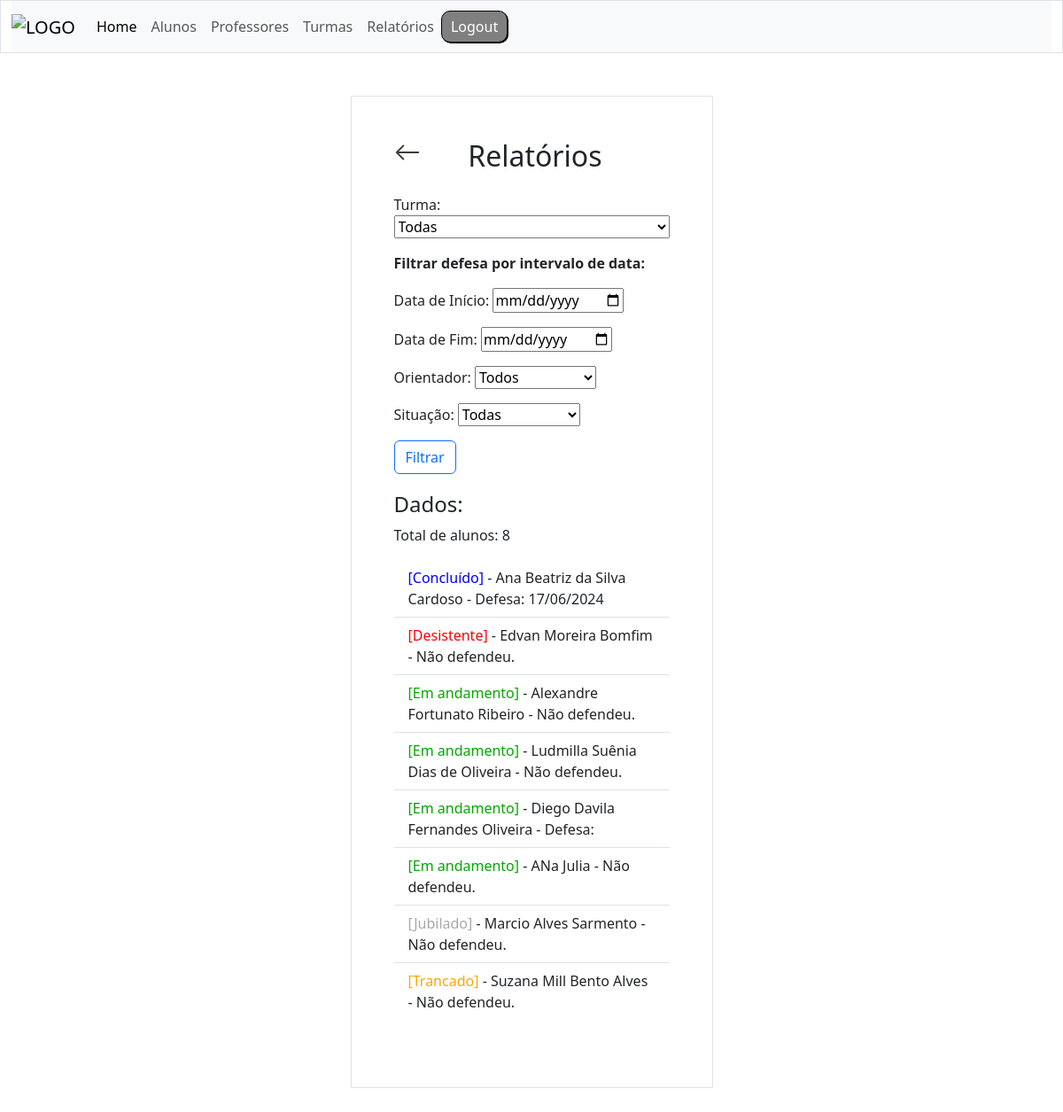
Screenshot of /relatorios/filtro/ (signed in) with the database file from the repository.
### alunos/models.py (models this page shows, shortened)
class Aluno(models.Model):
    nome = models.CharField(max_length=255)
    sobrenome = models.CharField(max_length=255)
    turma = models.ForeignKey(Turma, on_delete=models.SET_NULL, null=True)
    orientadores = models.ManyToManyField('docentes.Docente', related_name='alunos_orientados')
    defesa = models.BooleanField(blank=True)
    data_defesa = models.DateField(null=True, blank=True)
    artigo = models.CharField(max_length=255, null=True, blank=True)
    eh_bolsista = models.BooleanField(default=False, blank=True)
    nome_da_bolsa = models.CharField(max_length=30, null=True, blank=True)
    obs = models.TextField(max_length=255, blank=True)
    email = models.EmailField(max_length=255, null=True)
    matricula = models.CharField(max_length=20, null=True)
    academico = models.URLField(max_length=255, null=True, blank=True)
    SITUACAO_CHOICES = [
        ("E", "Em andamento"),
        ("J", "Jubilado"),
        ("D", "Desistência"),
        ("T", "Trancamento"),
        ("C", "Concluído"),
    ]
    situacao = models.CharField(max_length=2, choices=SITUACAO_CHOICES, default='E')
    motivo = models.TextField(null=True, blank=True)

### relatorios/views.py (the view)
# urls.py: path('relatorios/filtro/', views.filtrar_alunos, name='relatorioslist'),
def filtrar_alunos(request):
    turma_selecionada = request.GET.get('turma')
    docente_selecionado = request.GET.get('docente')
    situacao_selecionada = request.GET.get('situacao_all')
    data_inicio = request.GET.get('data_inicio')
    data_fim = request.GET.get('data_fim')
    alunos = Aluno.objects.all().order_by('situacao')
    turmas = Turma.objects.all()
    docentes = Docente.objects.all()
    situacao_all = Aluno.SITUACAO_CHOICES
    if turma_selecionada:
        alunos = alunos.filter(turma__id=turma_selecionada)
    if docente_selecionado:
        alunos = alunos.filter(orientadores__id=docente_selecionado)
    if situacao_selecionada:
        alunos = alunos.filter(situacao=situacao_selecionada)
    if data_inicio:
        try:
            data_inicio = datetime.strptime(data_inicio, '%Y-%m-%d').date()
            alunos = alunos.filter(data_defesa__gte=data_inicio)
        except ValueError:
            messages.error(request, 'Por favor, insira uma data de início válida no formato AAAA-MM-DD.')
    if data_fim:
        try:
            data_fim = datetime.strptime(data_fim, '%Y-%m-%d').date()
            alunos = alunos.filter(data_defesa__lte=data_fim)
        except ValueError:
            messages.error(request, 'Por favor, insira uma data final válida no formato AAAA-MM-DD.')
    alunos_count = alunos.count()
    contexto = {
        'alunos': alunos,
        'turmas': turmas,
        'docentes': docentes,
        'turma_selecionada': turma_selecionada,
        'docente_selecionado': docente_selecionado,
        'alunos_count': alunos_count,
        'situacao_all': situacao_all,
        'situacao_selecionada': situacao_selecionada,
        'data_inicio': data_inicio,
        'data_fim': data_fim,
    }
    return render(request, 'relatorioslist.html', contexto)

### docentes/models.py (called while the page is built)
    def __str__(self):
        return f"{self.nome} {self.sobrenome}"

### relatorios/templates/relatorioslist.html (shortened to what this page needs)
{% extends "master.html" %}
{% block content %}
    {% include "header.html" %}
    <div class="row">
        <div class="col"></div>
        <div class="col">
            <div class="container p-5 my-5 border">
                <div class="row mb-4">
                    <div class="col">
                        <a href="/">
                            <svg xmlns="http://www.w3.org/2000/svg" width="30" height="30" fill="currentColor" class="bi bi-arrow-left" viewBox="0 0 16 16">
                                <path fill-rule="evenodd" d="M15 8a.5.5 0 0 0-.5-.5H2.707l3.147-3.146a.5.5 0 1 0-.708-.708l-4 4a.5.5 0 0 0 0 .708l4 4a.5.5 0 0 0 .708-.708L2.707 8.5H14.5A.5.5 0 0 0 15 8"/>
                            </svg>
                        </a>
                    </div>
                    <div class="col-6">
                        <h2 class="text-center">
                            Relatórios
                        </h2>
                    </div>
                    <div class="col"></div>
                    <form method="get">
                    <div class="my-3">
                        <label for="turma">Turma:</label>
                        <select id="turma" name="turma">
                            <option value="">Todas</option>
                        </select>
                    </div>
                    <b><p> Filtrar defesa por intervalo de data: </p></b>
                    <div class="mb-3">
                        <label for="data_inicio">Data de Início:</label>
                        <input type="date" id="data_inicio" name="data_inicio">
                    </div>
                    <div class="mb-3">
                        <label for="data_fim">Data de Fim:</label>
                        <input type="date" id="data_fim" name="data_fim">
                    </div>
                    <div class="mb-3">
                        <label for="docente">Orientador:</label>
                        <select id="docente" name="docente">
                            <option value="">Todos</option>
                        </select>
                    </div>
                    <div class="mb-3">
                        <label for="situacao_all">Situação:</label>
                        <select id="situacao_all" name="situacao_all">
                            <option value="">Todas</option>
                        </select>
                    </div>
                    <div class="my-3">
                        <button type="submit" class="btn btn-outline-primary">Filtrar</button>
                        </form>
                    </div>
                    {% if not messages %}
                        <div class="my-1">
                            {% if alunos %}
                                <h4>Dados:</h4>
                                <p> Total de alunos: {{ alunos_count }}
                                <ul class="list-group list-group-flush">
                                {% for aluno in alunos %}
                                    {%if aluno.situacao == 'E' %}
                                        {%if aluno.defesa %}
                                            <li class="list-group-item"><font color="01a800"> [Em andamento] </font> - {{ aluno.nome }} {{ aluno.sobrenome }} - Defesa: {{ aluno.data_defesa|date:"d/m/Y" }}
                                        {%else%}
                                            <li class="list-group-item"><font color="01a800"> [Em andamento] </font> - {{ aluno.nome }} {{ aluno.sobrenome }} - Não defendeu.</li>
                                        {%endif%}
                                    {%endif%}
                                    {%if aluno.situacao == 'J' %}
                                        {%if aluno.defesa %}
                                            <li class="list-group-item"><font color="a8a8a8"> [Jubilado] </font> - {{ aluno.nome }} {{ aluno.sobrenome }} - Defesa: {{ aluno.data_defesa|date:"d/m/Y" }}
                                        {%else%}
                                            <li class="list-group-item"><font color="a8a8a8"> [Jubilado] </font> - {{ aluno.nome }} {{ aluno.sobrenome }} - Não defendeu.</li>
                                        {%endif%}
                                    {%endif%}
                                    {%if aluno.situacao == 'D' %}
                                        {%if aluno.defesa %}
                                            <li class="list-group-item"><font color="ff0000"> [Desistente] </font> - {{ aluno.nome }} {{ aluno.sobrenome }} - Defesa: {{ aluno.data_defesa|date:"d/m/Y" }}
                                        {%else%}
                                            <li class="list-group-item"><font color="ff0000"> [Desistente] </font> - {{ aluno.nome }} {{ aluno.sobrenome }} - Não defendeu.</li>
                                        {%endif%}
                                    {%endif%}
                                    {%if aluno.situacao == 'T' %}
                                        {%if aluno.defesa %}
                                            <li class="list-group-item"><font color="ffa500"> [Trancado] </font> - {{ aluno.nome }} {{ aluno.sobrenome }} - Defesa: {{ aluno.data_defesa|date:"d/m/Y" }}
                                        {%else%}
                                            <li class="list-group-item"><font color="ffa500"> [Trancado] </font> - {{ aluno.nome }} {{ aluno.sobrenome }} - Não defendeu.</li>
                                        {%endif%}
                                    {%endif%}
                                    {%if aluno.situacao == 'C' %}
                                        {%if aluno.defesa %}
                                            <li class="list-group-item"><font color="0000ff"> [Concluído] </font> - {{ aluno.nome }} {{ aluno.sobrenome }} - Defesa: {{ aluno.data_defesa|date:"d/m/Y" }}
                                        {%else%}
                                            <li class="list-group-item"><font color="0000ff"> [Concluído] </font> - {{ aluno.nome }} {{ aluno.sobrenome }} - Não defendeu.</li>
                                        {%endif%}
                                    {%endif%}
                                {% endfor %}
                                </ul>
                            {% else %}
                                <p>Nenhum aluno encontrado.</p>
                            {% endif %}
                        </div>
                    {% endif %}
                </div>
            </div>
        </div>
        <div class="col"></div>
{% endblock %}

### alunos/static/css/style.css (style rules this page uses)
a { color: rgb(56, 63, 56); background-color: transparent; text-decoration: none; }

### rows the page displays
Aluno: nome "Ana Beatriz", sobrenome "da Silva Cardoso", data_defesa "17/06/2024"
Aluno: nome "Edvan", sobrenome "Moreira Bomfim"
Aluno: nome "Alexandre", sobrenome "Fortunato Ribeiro"
Aluno: nome "Ludmilla", sobrenome "Suênia Dias de Oliveira"
Aluno: nome "Diego", sobrenome "Davila Fernandes Oliveira"
Aluno: nome "ANa", sobrenome "Julia"
Aluno: nome "Marcio", sobrenome "Alves Sarmento"
Aluno: nome "Suzana", sobrenome "Mill Bento Alves"

### other values shown
{{ alunos_count }} "8"
